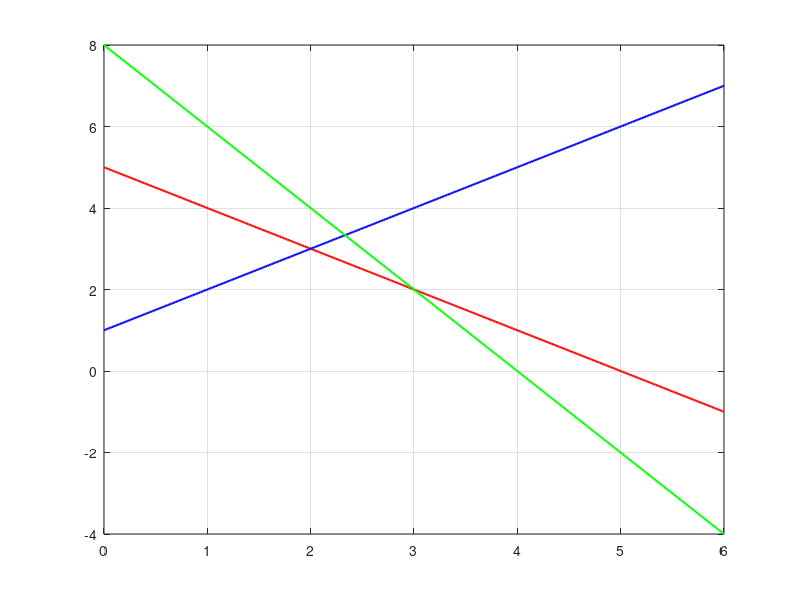

The MATLAB script that drew this image: (Note: this script raises an error after producing the figure.)
clc; clear; close all;
%% 第一题
clc; clear; close all;

% 1. 作图范围
x1 = linspace(0, 6, 400);

% 2. 各约束边界
x2_1 = 5 - x1;      %  x1 + x2 = 5
x2_2 = x1 + 1;      %  x1 - x2 = -1  => x2 = x1 + 1
x2_3 = 8 - 2*x1;    % 2x1 + x2 = 8

figure;
hold on; grid on; box on;

% 3. 绘制约束边界
plot(x1, x2_1, 'r', 'LineWidth', 1.5);
plot(x1, x2_2, 'b', 'LineWidth', 1.5);
plot(x1, x2_3, 'g', 'LineWidth', 1.5);
xline(1, 'm', 'LineWidth', 1.5);   % x1 = 1
yline(0, 'k', 'LineWidth', 1.5);   % x2 = 0

% 4. 求可行域顶点
% 顶点由边界交点得到
A = [1, 0];
B = [1, 2];
C = [2, 3];
D = [3, 2];
E = [4, 0];

V = [A; B; C; D; E];

% 5. 填充可行域
fill(V(:,1), V(:,2), [0.85 0.92 1], ...
    'FaceAlpha', 0.5, 'EdgeColor', 'none');

% 画出过原点的目标函数：z = 3x1 + 2x2
% 取 z = 0，则 3x1 + 2x2 = 0 -> x2 = -3/2 x1
z0 = 0;
x2_obj0 = (z0 - 3*x1)/2;
plot(x1, x2_obj0, 'c--', 'LineWidth', 1.5);

% 画出到达最优解时的目标函数
% 计算各顶点目标函数值找最优解
z = 3*V(:,1) + 2*V(:,2);
[zmax, idx] = max(z);
x1_opt = V(idx,1);
x2_opt = V(idx,2);
 
% 最优目标函数直线：3x1 + 2x2 = zmax
x2_obj_opt = (zmax - 3*x1)/2;
plot(x1, x2_obj_opt, 'k--', 'LineWidth', 2);
% 标出最优解
plot(x1_opt, x2_opt, 'rp', 'MarkerSize', 12, 'MarkerFaceColor', 'r');
text(x1_opt+0.08, x2_opt+0.1, ...
    sprintf('最优解 (%.0f,%.0f)', x1_opt, x2_opt), ...
    'Color', 'r', 'FontSize', 11);

% 输出结果
disp('各顶点及目标函数值：');
for i = 1:size(V,1)
    fprintf('(%.1f, %.1f), z = %.1f\n', V(i,1), V(i,2), z(i));
end
fprintf('\n最优解：x_1 = %.1f, x_2 = %.1f\n', x1_opt, x2_opt);
fprintf('最大值：z = %.1f\n', zmax);



% 标出顶点
plot(V(:,1), V(:,2), 'ko', 'MarkerFaceColor', 'k');
text(A(1)+0.05, A(2)+0.05, 'A(1,0)');
text(B(1)+0.05, B(2)+0.05, 'B(1,2)');
text(C(1)+0.05, C(2)+0.05, 'C(2,3)');
text(D(1)+0.05, D(2)+0.05, 'D(3,2)');
text(E(1)+0.05, E(2)+0.05, 'E(4,0)');

% 图形设置
legend('x_1+x_2=5', 'x_1-x_2=-1', '2x_1+x_2=8', 'x_1=1', 'x_2=0', ...
       '可行域', '过原点的目标函数', '最优目标函数', ...
       'Location', 'northeast');
xlabel('x');
ylabel('y');
title('线性规划图解法');
axis([0 6 -2 4]);
hold off;


%% 第二题

% 1. 作图范围
x1 = linspace(0, 8, 400);

% 2. 各约束边界
x2_1 = 6 - x1;          %  x1 +  x2 = 6
x2_2 = 4 - x1;          %  x1 +  x2 = 4
x2_3 = (15 - 3*x1)/2;   % 3x1 + 2x2 = 15

figure;
hold on; grid on; box on;

% 3. 画出各个约束条件
plot(x1, x2_1, 'r', 'LineWidth', 1.5);
plot(x1, x2_2, 'b', 'LineWidth', 1.5);
plot(x1, x2_3, 'g', 'LineWidth', 1.5);
xline(2, 'm', 'LineWidth', 1.5);   % x1 = 2

% 4. 画出过原点的目标函数
% z = 2x1 + x2
% 取 z = 0 => x2 = -2x1
x2_obj0 = -2*x1;
plot(x1, x2_obj0, 'c--', 'LineWidth', 1.5);

% 5. 本题无可行域，因此不画可行域，也不存在最优目标函数
disp('该线性规划无可行域，因为 x1+x2>=6 与 x1+x2<=4 矛盾。');
disp('因此该问题无最优解。');

legend('x_1+x_2=6', 'x_1+x_2=4', '3x_1+2x_2=15', 'x_1=2', ...
       '过原点的目标函数', 'Location', 'northeast');
xlabel('x_1');
ylabel('x_2');
title('第1题：无可行域，因此无最优解');
axis([0 8 -4 8]);
hold off;

%% 第三题

% 1. 作图范围
x1 = linspace(-1, 8, 400);

% 2. 各约束边界
x2_1 = x1 - 2;        % x1 -  x2 =  2  -> x2 = x1 - 2
x2_2 = x1 + 2;        % x1 -  x2 = -2  -> x2 = x1 + 2
x2_3 = (4 - x1)/2;    % x1 + 2x2 =  4  -> x2 = (4-x1)/2

figure;
hold on; grid on; box on;

% 3. 画出各个约束条件
plot(x1, x2_1, 'r', 'LineWidth', 1.5);
plot(x1, x2_2, 'b', 'LineWidth', 1.5);
plot(x1, x2_3, 'g', 'LineWidth', 1.5);
yline(1, 'm', 'LineWidth', 1.5);   % x2 = 1

% 4. 画出可行域
% 由于可行域无界，这里取显示窗口内的一个多边形近似表示
A = [0, 2];
B = [2, 1];
C = [3, 1];
D = [8, 6];
E = [8, 10];

V = [A; B; C; D; E];
fill(V(:,1), V(:,2), [0.85 0.92 1], ...
    'FaceAlpha', 0.5, 'EdgeColor', 'none');


% 5. 画出过原点的目标函数
% z = x1 + x2
% 取 z = 0 => x2 = -x1
x2_obj0 = -x1;
plot(x1, x2_obj0, 'c--', 'LineWidth', 1.5);

% 6. 本题最大值不存在，因此不画“到达最优解时的目标函数”
% 可额外画一条示意性的目标函数平移线
z_demo = 8;
x2_obj_demo = z_demo - x1;
plot(x1, x2_obj_demo, 'k--', 'LineWidth', 2);

% 标出关键点
plot([A(1),B(1),C(1)], [A(2),B(2),C(2)], 'ko', 'MarkerFaceColor', 'k');
text(A(1)+0.05, A(2)+0.05, 'A(0,2)');
text(B(1)+0.05, B(2)+0.05, 'B(2,1)');
text(C(1)+0.05, C(2)+0.05, 'C(3,1)');

disp('该线性规划可行域无界。');
disp('目标函数 z = x1 + x2 可沿右上方向无限增大。');
disp('因此该问题无最大值，也无最优解点。');

legend('x_2=x_1-2', 'x_2=x_1+2', 'x_1+2x_2=4', 'x_2=1', ...
       '可行域',  '过原点的目标函数', '目标函数平移示意', ...
       'Location', 'northwest');
xlabel('x_1');
ylabel('x_2');
title('第2题：可行域无界，最大值不存在');
axis([-1 8 -1 10]);
hold off;
% [EOF]
